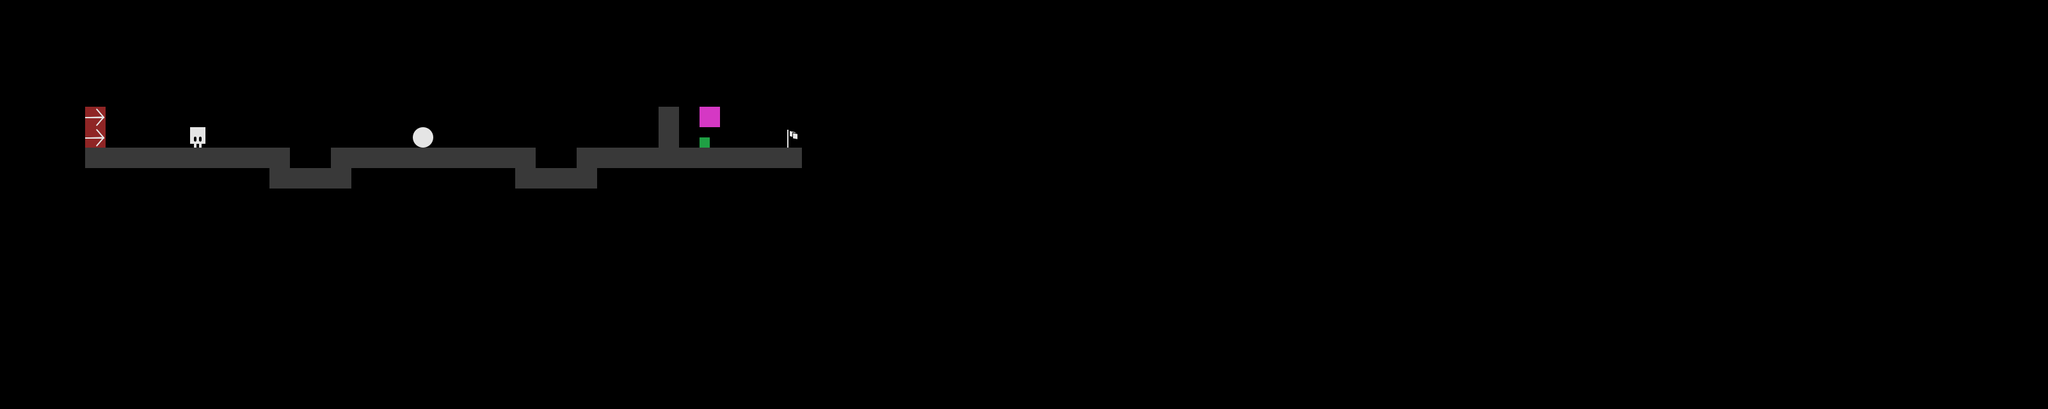

Below is a game level as drawn by its tile map, then a one-line description and the .tmx file that defines it, in full:
An orthogonal 100x20 tile map with 32x32 px tiles, 1 tile layer (Tile Layer 1).

<map version="1.2" tiledversion="2019.03.13" orientation="orthogonal" renderorder="right-down" width="100" height="20" tilewidth="32" tileheight="32" infinite="0" nextlayerid="2" nextobjectid="1">
 <tileset firstgid="1" source="tiles2.tsx" />
 <layer id="1" name="Tile Layer 1" width="100" height="20" opacity="0.9" offsetx="133.333" offsety="103.03">
  <properties>
   <property name="title" value="Blow his head off" />
  </properties>
  <data encoding="csv">
0,0,0,0,0,0,0,0,0,0,0,0,0,0,0,0,0,0,0,0,0,0,0,0,0,0,0,0,0,0,0,0,0,0,0,0,0,0,0,0,0,0,0,0,0,0,0,0,0,0,0,0,0,0,0,0,0,0,0,0,0,0,0,0,0,0,0,0,0,0,0,0,0,0,0,0,0,0,0,0,0,0,0,0,0,0,0,0,0,0,0,0,0,0,0,0,0,0,0,0,
0,0,0,0,0,0,0,0,0,0,0,0,0,0,0,0,0,0,0,0,0,0,0,0,0,0,0,0,0,0,0,0,0,0,0,0,0,0,0,0,0,0,0,0,0,0,0,0,0,0,0,0,0,0,0,0,0,0,0,0,0,0,0,0,0,0,0,0,0,0,0,0,0,0,0,0,0,0,0,0,0,0,0,0,0,0,0,0,0,0,0,0,0,0,0,0,0,0,0,0,
15,0,0,0,0,0,0,0,0,0,0,0,0,0,0,0,0,0,0,0,0,0,0,0,0,0,0,0,1,0,7,0,0,0,0,0,0,0,0,0,0,0,0,0,0,0,0,0,0,0,0,0,0,0,0,0,0,0,0,0,0,0,0,0,0,0,0,0,0,0,0,0,0,0,0,0,0,0,0,0,0,0,0,0,0,0,0,0,0,0,0,0,0,0,0,0,0,0,0,0,
15,0,0,0,0,5,0,0,0,0,0,0,0,0,0,0,9,0,0,0,0,0,0,0,0,0,0,0,1,0,11,0,0,0,8,0,0,0,0,0,0,0,0,0,0,0,0,0,0,0,0,0,0,0,0,0,0,0,0,0,0,0,0,0,0,0,0,0,0,0,0,0,0,0,0,0,0,0,0,0,0,0,0,0,0,0,0,0,0,0,0,0,0,0,0,0,0,0,0,0,
1,1,1,1,1,1,1,1,1,1,0,0,1,1,1,1,1,1,1,1,1,1,0,0,1,1,1,1,1,1,1,1,1,1,1,0,0,0,0,0,0,0,0,0,0,0,0,0,0,0,0,0,0,0,0,0,0,0,0,0,0,0,0,0,0,0,0,0,0,0,0,0,0,0,0,0,0,0,0,0,0,0,0,0,0,0,0,0,0,0,0,0,0,0,0,0,0,0,0,0,
0,0,0,0,0,0,0,0,0,1,1,1,1,0,0,0,0,0,0,0,0,1,1,1,1,0,0,0,0,0,0,0,0,0,0,0,0,0,0,0,0,0,0,0,0,0,0,0,0,0,0,0,0,0,0,0,0,0,0,0,0,0,0,0,0,0,0,0,0,0,0,0,0,0,0,0,0,0,0,0,0,0,0,0,0,0,0,0,0,0,0,0,0,0,0,0,0,0,0,0,
0,0,0,0,0,0,0,0,0,0,0,0,0,0,0,0,0,0,0,0,0,0,0,0,0,0,0,0,0,0,0,0,0,0,0,0,0,0,0,0,0,0,0,0,0,0,0,0,0,0,0,0,0,0,0,0,0,0,0,0,0,0,0,0,0,0,0,0,0,0,0,0,0,0,0,0,0,0,0,0,0,0,0,0,0,0,0,0,0,0,0,0,0,0,0,0,0,0,0,0,
0,0,0,0,0,0,0,0,0,0,0,0,0,0,0,0,0,0,0,0,0,0,0,0,0,0,0,0,0,0,0,0,0,0,0,0,0,0,0,0,0,0,0,0,0,0,0,0,0,0,0,0,0,0,0,0,0,0,0,0,0,0,0,0,0,0,0,0,0,0,0,0,0,0,0,0,0,0,0,0,0,0,0,0,0,0,0,0,0,0,0,0,0,0,0,0,0,0,0,0,
0,0,0,0,0,0,0,0,0,0,0,0,0,0,0,0,0,0,0,0,0,0,0,0,0,0,0,0,0,0,0,0,0,0,0,0,0,0,0,0,0,0,0,0,0,0,0,0,0,0,0,0,0,0,0,0,0,0,0,0,0,0,0,0,0,0,0,0,0,0,0,0,0,0,0,0,0,0,0,0,0,0,0,0,0,0,0,0,0,0,0,0,0,0,0,0,0,0,0,0,
0,0,0,0,0,0,0,0,0,0,0,0,0,0,0,0,0,0,0,0,0,0,0,0,0,0,0,0,0,0,0,0,0,0,0,0,0,0,0,0,0,0,0,0,0,0,0,0,0,0,0,0,0,0,0,0,0,0,0,0,0,0,0,0,0,0,0,0,0,0,0,0,0,0,0,0,0,0,0,0,0,0,0,0,0,0,0,0,0,0,0,0,0,0,0,0,0,0,0,0,
0,0,0,0,0,0,0,0,0,0,0,0,0,0,0,0,0,0,0,0,0,0,0,0,0,0,0,0,0,0,0,0,0,0,0,0,0,0,0,0,0,0,0,0,0,0,0,0,0,0,0,0,0,0,0,0,0,0,0,0,0,0,0,0,0,0,0,0,0,0,0,0,0,0,0,0,0,0,0,0,0,0,0,0,0,0,0,0,0,0,0,0,0,0,0,0,0,0,0,0,
0,0,0,0,0,0,0,0,0,0,0,0,0,0,0,0,0,0,0,0,0,0,0,0,0,0,0,0,0,0,0,0,0,0,0,0,0,0,0,0,0,0,0,0,0,0,0,0,0,0,0,0,0,0,0,0,0,0,0,0,0,0,0,0,0,0,0,0,0,0,0,0,0,0,0,0,0,0,0,0,0,0,0,0,0,0,0,0,0,0,0,0,0,0,0,0,0,0,0,0,
0,0,0,0,0,0,0,0,0,0,0,0,0,0,0,0,0,0,0,0,0,0,0,0,0,0,0,0,0,0,0,0,0,0,0,0,0,0,0,0,0,0,0,0,0,0,0,0,0,0,0,0,0,0,0,0,0,0,0,0,0,0,0,0,0,0,0,0,0,0,0,0,0,0,0,0,0,0,0,0,0,0,0,0,0,0,0,0,0,0,0,0,0,0,0,0,0,0,0,0,
0,0,0,0,0,0,0,0,0,0,0,0,0,0,0,0,0,0,0,0,0,0,0,0,0,0,0,0,0,0,0,0,0,0,0,0,0,0,0,0,0,0,0,0,0,0,0,0,0,0,0,0,0,0,0,0,0,0,0,0,0,0,0,0,0,0,0,0,0,0,0,0,0,0,0,0,0,0,0,0,0,0,0,0,0,0,0,0,0,0,0,0,0,0,0,0,0,0,0,0,
0,0,0,0,0,0,0,0,0,0,0,0,0,0,0,0,0,0,0,0,0,0,0,0,0,0,0,0,0,0,0,0,0,0,0,0,0,0,0,0,0,0,0,0,0,0,0,0,0,0,0,0,0,0,0,0,0,0,0,0,0,0,0,0,0,0,0,0,0,0,0,0,0,0,0,0,0,0,0,0,0,0,0,0,0,0,0,0,0,0,0,0,0,0,0,0,0,0,0,0,
0,0,0,0,0,0,0,0,0,0,0,0,0,0,0,0,0,0,0,0,0,0,0,0,0,0,0,0,0,0,0,0,0,0,0,0,0,0,0,0,0,0,0,0,0,0,0,0,0,0,0,0,0,0,0,0,0,0,0,0,0,0,0,0,0,0,0,0,0,0,0,0,0,0,0,0,0,0,0,0,0,0,0,0,0,0,0,0,0,0,0,0,0,0,0,0,0,0,0,0,
0,0,0,0,0,0,0,0,0,0,0,0,0,0,0,0,0,0,0,0,0,0,0,0,0,0,0,0,0,0,0,0,0,0,0,0,0,0,0,0,0,0,0,0,0,0,0,0,0,0,0,0,0,0,0,0,0,0,0,0,0,0,0,0,0,0,0,0,0,0,0,0,0,0,0,0,0,0,0,0,0,0,0,0,0,0,0,0,0,0,0,0,0,0,0,0,0,0,0,0,
0,0,0,0,0,0,0,0,0,0,0,0,0,0,0,0,0,0,0,0,0,0,0,0,0,0,0,0,0,0,0,0,0,0,0,0,0,0,0,0,0,0,0,0,0,0,0,0,0,0,0,0,0,0,0,0,0,0,0,0,0,0,0,0,0,0,0,0,0,0,0,0,0,0,0,0,0,0,0,0,0,0,0,0,0,0,0,0,0,0,0,0,0,0,0,0,0,0,0,0,
0,0,0,0,0,0,0,0,0,0,0,0,0,0,0,0,0,0,0,0,0,0,0,0,0,0,0,0,0,0,0,0,0,0,0,0,0,0,0,0,0,0,0,0,0,0,0,0,0,0,0,0,0,0,0,0,0,0,0,0,0,0,0,0,0,0,0,0,0,0,0,0,0,0,0,0,0,0,0,0,0,0,0,0,0,0,0,0,0,0,0,0,0,0,0,0,0,0,0,0,
0,0,0,0,0,0,0,0,0,0,0,0,0,0,0,0,0,0,0,0,0,0,0,0,0,0,0,0,0,0,0,0,0,0,0,0,0,0,0,0,0,0,0,0,0,0,0,0,0,0,0,0,0,0,0,0,0,0,0,0,0,0,0,0,0,0,0,0,0,0,0,0,0,0,0,0,0,0,0,0,0,0,0,0,0,0,0,0,0,0,0,0,0,0,0,0,0,0,0,0
</data>
 </layer>
</map>
